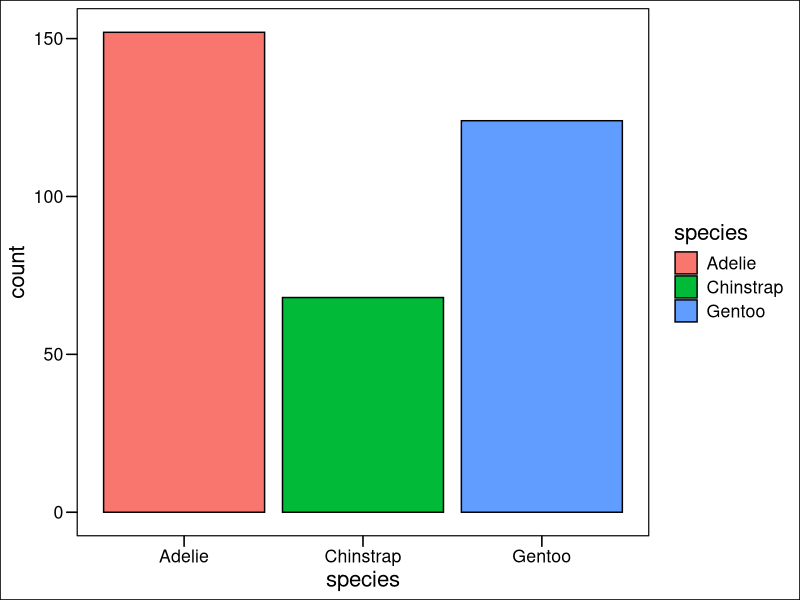
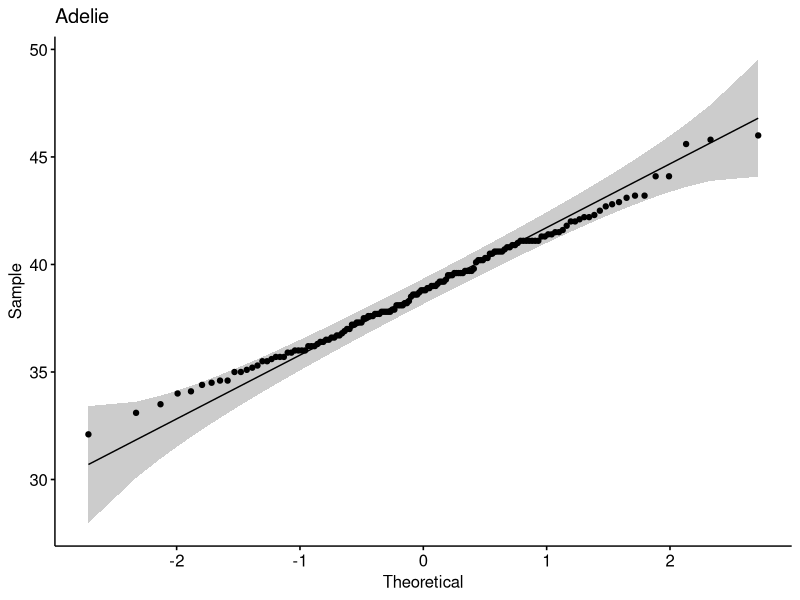
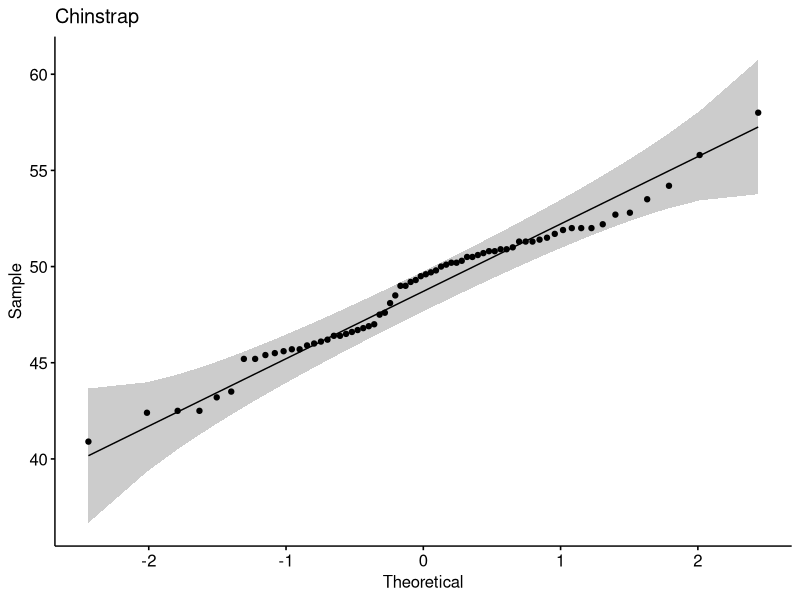
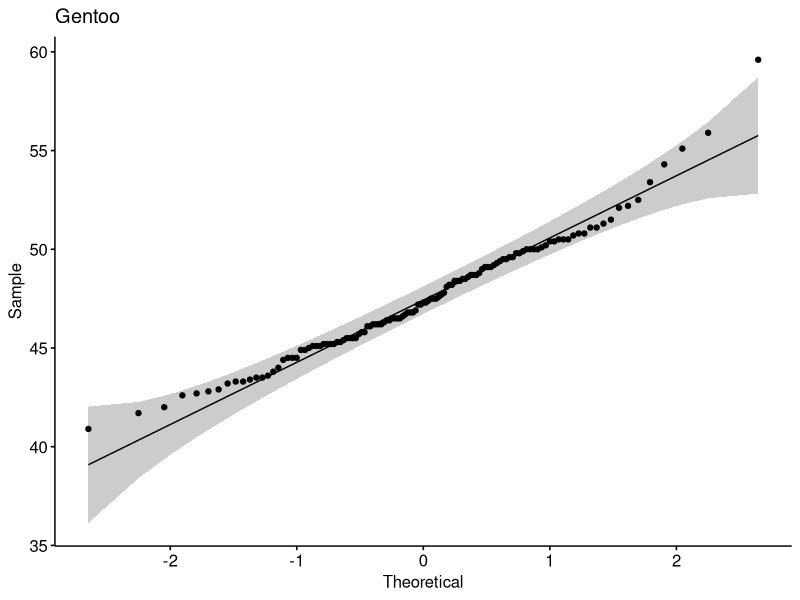
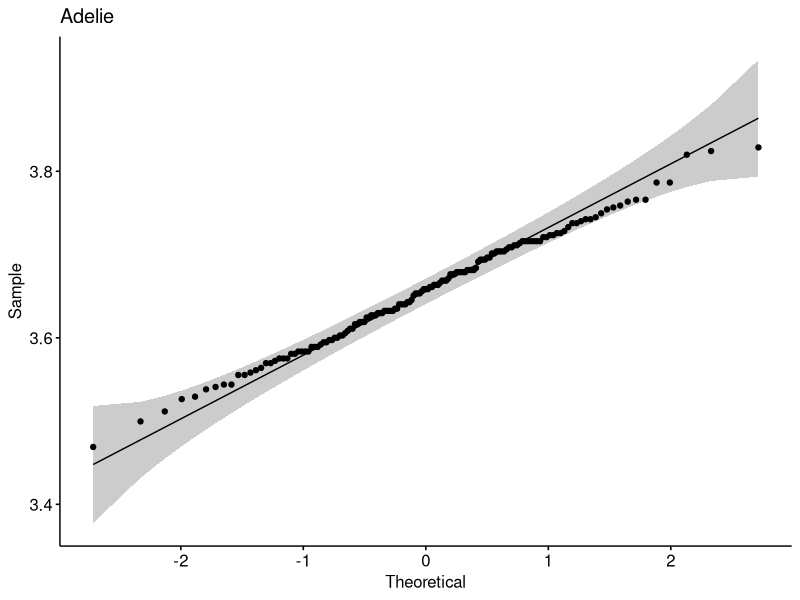
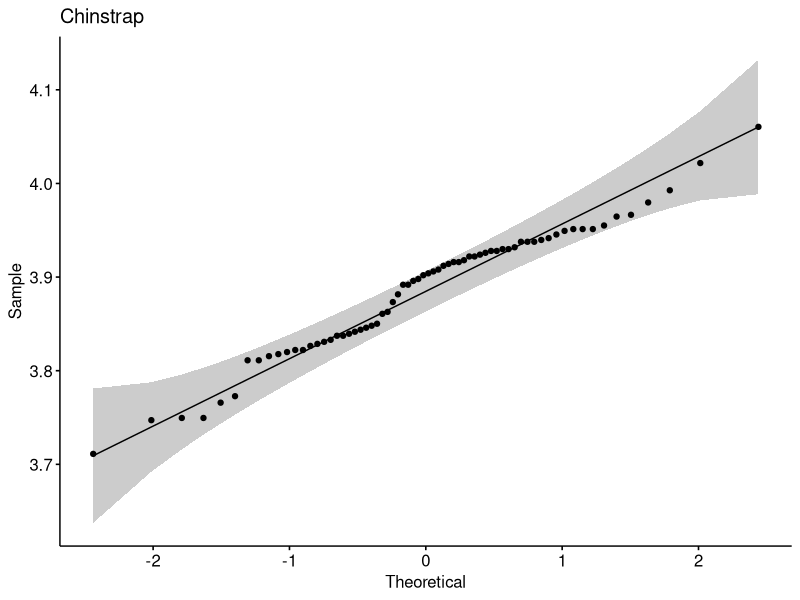
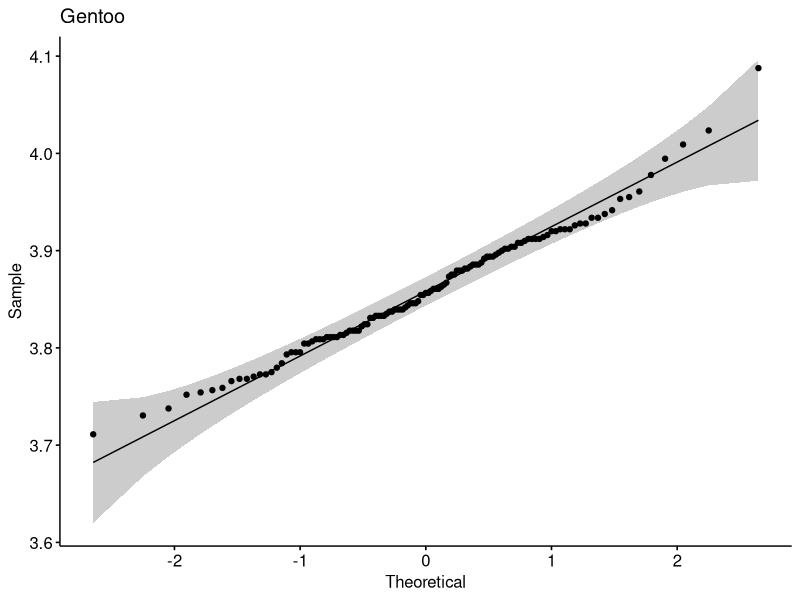
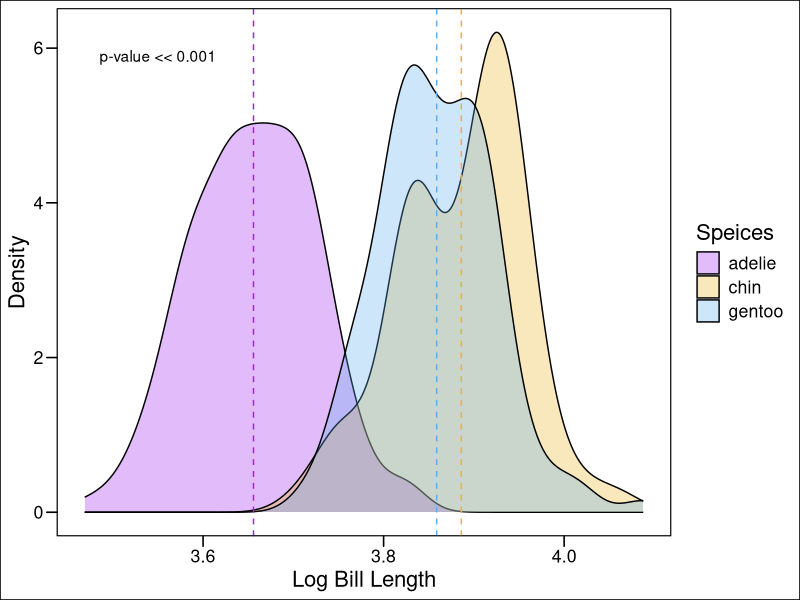

Write R code to recreate these figures, in order.
## ---- chunk 1
library(tidyverse)
library(palmerpenguins)

df <- palmerpenguins::penguins
names(df)
## ---- chunk 2
unique(df$species)
## ---- chunk 3
table(df$species)
## ---- chunk 4
library(ggthemes)

# make grouping variable a factor
df$species <- as.factor(df$species)

ggplot() + 
  geom_bar(data = df, mapping = aes(x = species, fill = species), 
           colour = "black") +
  ggthemes::theme_base()
## ---- chunk 5
library(ggpubr)

# first filter the data
adelie <- df %>% 
  dplyr::filter(species == "Adelie")
chin <- df %>% 
  dplyr::filter(species == "Chinstrap")
gentoo <- df %>% 
  dplyr::filter(species == "Gentoo")

# plot qq-plots for each one
ggpubr::ggqqplot(adelie$bill_length_mm, main = "Adelie")
ggpubr::ggqqplot(chin$bill_length_mm, main = "Chinstrap")
ggpubr::ggqqplot(gentoo$bill_length_mm, main = "Gentoo")
## ---- chunk 6
stats::shapiro.test(adelie$bill_length_mm)
stats::shapiro.test(chin$bill_length_mm)
stats::shapiro.test(gentoo$bill_length_mm)
## ---- chunk 7
adelie <- adelie %>% 
  dplyr::mutate(
    log_length = log(bill_length_mm)
  )
chin <- chin %>% 
  dplyr::mutate(
    log_length = log(bill_length_mm)
  )
gentoo <- gentoo %>% 
  dplyr::mutate(
    log_length = log(bill_length_mm)
  )
## ---- chunk 8
# plot qq-plots for each one
ggpubr::ggqqplot(adelie$log_length, main = "Adelie")
ggpubr::ggqqplot(chin$log_length, main = "Chinstrap")
ggpubr::ggqqplot(gentoo$log_length, main = "Gentoo")
## ---- chunk 9
stats::shapiro.test(adelie$log_length)
stats::shapiro.test(chin$log_length)
stats::shapiro.test(gentoo$log_length)
## ---- chunk 10
bill_data <- data.frame(
  log_length = c(adelie$log_length, chin$log_length, gentoo$log_length),
  species = as.factor(c(
    # first for the adelie species since it's the first in the vector above
    rep("adelie", length(adelie$log_length)), 
    rep("chin", length(chin$log_length)),
    rep("gentoo", length(gentoo$log_length))
  ))
)

# let's look at the structure of the df
str(bill_data)
## ---- chunk 11
stats::bartlett.test(log_length ~ species, data = bill_data)
## ---- chunk 12
mod <- stats::aov(log_length ~ species, data = bill_data)
summary(mod)
## ---- chunk 13
stats::TukeyHSD(mod)
## ---- chunk 14
means <- bill_data %>% 
  dplyr::group_by(species) %>% 
  dplyr::summarise(means = mean(log_length, na.rm = TRUE))

ggplot(data = bill_data) +
  geom_density(aes(x = log_length, fill = species), 
               alpha = 0.3, colour = "black") + 
  ggthemes::theme_base() + 
  labs(x = "Log Bill Length", y = "Density") + 
  scale_fill_manual("Speices", values = 
                      c("purple", "goldenrod2", "steelblue2")) + 
  geom_vline(aes(
    xintercept = means$means[which(means$species == "adelie")]),
           linetype = "dashed", colour = "purple") + 
  geom_vline(aes(
    xintercept = means$means[which(means$species == "chin")]),
           linetype = "dashed", colour = "goldenrod2") + 
  geom_vline(aes(
    xintercept = means$means[which(means$species == "gentoo")]),
           linetype = "dashed", colour = "steelblue2") +
  annotate(geom = "text", 
           x = 3.55, 
           y = 5.9,
           label = "p-value << 0.001")
